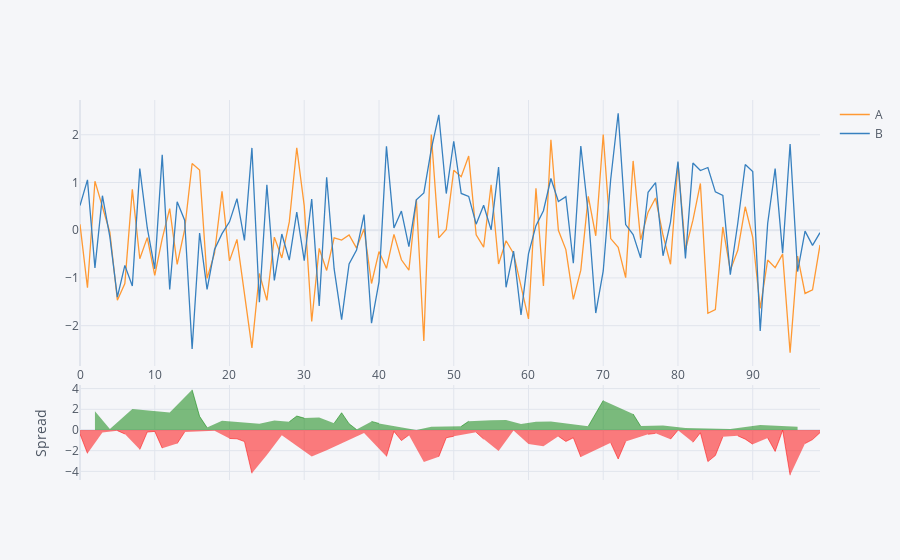

The notebook cell saved with this chart:
### Code cell
# pd.np was removed in pandas 2.0 (it used to be a shortcut to numpy)
# Monkey-patch pd.np back into pandas before using cufflinks 
pd.np = np 
df[['A', 'B']].iplot(kind='spread')

### Figure 1 — Plotly figure (JSON) as saved in the notebook; plotly's stock layout.template omitted (floating-point values rounded to 4 significant figures)
{"data": [{"line": {"color": "rgba(255, 153, 51, 1.0)", "dash": "solid", "shape": "linear", "width": 1.3}, "mode": "lines", "name": "A", "text": "", "type": "scatter", "x": [0, 1, 2, 3, 4, 5, 6, 7, 8, 9, 10, 11, 12, 13, 14, 15, 16, 17, 18, 19, 20, 21, 22, 23, 24, 25, 26, 27, 28, 29, 30, 31, 32, 33, 34, 35, 36, 37, 38, 39, 40, 41, 42, 43, 44, 45, 46, 47, 48, 49, 50, 51, 52, 53, 54, 55, 56, 57, 58, 59, 60, 61, 62, 63, 64, 65, 66, 67, 68, 69, 70, 71, 72, 73, 74, 75, 76, 77, 78, 79, 80, 81, 82, 83, 84, 85, 86, 87, 88, 89, 90, 91, 92, 93, 94, 95, 96, 97, 98, 99], "y": [0.1233, -1.205, 1.028, 0.4901, -0.04665, -1.465, -1.118, 0.8562, -0.5981, -0.1545, -0.944, -0.1764, 0.4536, -0.7154, 0.01131, 1.399, 1.262, -1.008, -0.4818, 0.8171, -0.6421, -0.193, -1.333, -2.465, -0.906, -1.471, -0.1439, -0.5801, 0.1737, 1.729, 0.5109, -1.913, -0.3812, -0.8431, -0.1588, -0.2055, -0.09721, -0.3738, 0.02755, -1.116, -0.4466, -0.7977, -0.08717, -0.6195, -0.836, 0.6433, -2.321, 2.004, -0.1614, 0.01837, 1.257, 1.121, 1.556, -0.0963, -0.3534, 0.9535, -0.7088, -0.2207, -0.4856, -1.195, -1.858, 0.88, -1.166, 1.896, -0.002446, -0.4062, -1.45, -0.8363, 0.7099, -0.1167, 2.004, -0.1754, -0.3565, -0.9924, 1.452, -0.2007, 0.3783, 0.6755, -0.1058, -0.7122, 1.413, -0.4086, 0.2107, 0.9808, -1.741, -1.665, 0.0686, -0.8412, -0.4207, 0.4916, -0.147, -1.636, -0.6248, -0.7843, -0.5007, -2.566, -0.5415, -1.325, -1.247, -0.3089]}, {"line": {"color": "rgba(55, 128, 191, 1.0)", "dash": "solid", "shape": "linear", "width": 1.3}, "mode": "lines", "name": "B", "text": "", "type": "scatter", "x": [0, 1, 2, 3, 4, 5, 6, 7, 8, 9, 10, 11, 12, 13, 14, 15, 16, 17, 18, 19, 20, 21, 22, 23, 24, 25, 26, 27, 28, 29, 30, 31, 32, 33, 34, 35, 36, 37, 38, 39, 40, 41, 42, 43, 44, 45, 46, 47, 48, 49, 50, 51, 52, 53, 54, 55, 56, 57, 58, 59, 60, 61, 62, 63, 64, 65, 66, 67, 68, 69, 70, 71, 72, 73, 74, 75, 76, 77, 78, 79, 80, 81, 82, 83, 84, 85, 86, 87, 88, 89, 90, 91, 92, 93, 94, 95, 96, 97, 98, 99], "y": [0.5189, 1.055, -0.7895, 0.7235, -0.1456, -1.402, -0.737, -1.168, 1.292, 0.04701, -0.8079, 1.58, -1.242, 0.5972, 0.211, -2.49, -0.05739, -1.237, -0.403, -0.07201, 0.1759, 0.6602, -0.2148, 1.725, -1.507, 0.9516, -1.051, -0.0787, -0.625, 0.3805, -0.6363, 0.6546, -1.585, 1.11, -0.8115, -1.872, -0.7042, -0.4149, 0.3283, -1.947, -1.082, 1.758, 0.04871, 0.4009, -0.3449, 0.6378, 0.7818, 1.701, 2.419, 0.7685, 1.865, 0.7704, 0.7087, 0.127, 0.5237, 0.006394, 1.323, -1.195, -0.4378, -1.776, -0.496, 0.09572, 0.4089, 1.084, 0.602, 0.7029, -0.6929, 1.766, 0.3454, -1.735, -0.8527, 1.067, 2.45, 0.1192, -0.09288, -0.5797, 0.7964, 0.9994, -0.535, 0.1711, 1.44, -0.5901, 1.407, 1.251, 1.314, 0.8031, 0.7288, -0.93, 0.1468, 1.376, 1.228, -2.112, 0.1408, 1.291, -0.479, 1.807, -0.8659, -0.0178, -0.3166, -0.05077]}, {"connectgaps": false, "fill": "tozeroy", "line": {"color": "green", "dash": "solid", "shape": "linear", "width": 0.5}, "mode": "lines", "name": "Spread", "showlegend": false, "type": "scatter", "x": [0, 1, 2, 3, 4, 5, 6, 7, 8, 9, 10, 11, 12, 13, 14, 15, 16, 17, 18, 19, 20, 21, 22, 23, 24, 25, 26, 27, 28, 29, 30, 31, 32, 33, 34, 35, 36, 37, 38, 39, 40, 41, 42, 43, 44, 45, 46, 47, 48, 49, 50, 51, 52, 53, 54, 55, 56, 57, 58, 59, 60, 61, 62, 63, 64, 65, 66, 67, 68, 69, 70, 71, 72, 73, 74, 75, 76, 77, 78, 79, 80, 81, 82, 83, 84, 85, 86, 87, 88, 89, 90, 91, 92, 93, 94, 95, 96, 97, 98, 99], "xaxis": "x2", "y": ["", "", 1.817, "", 0.09898, "", "", 2.024, "", "", "", "", 1.696, "", "", 3.889, 1.319, 0.2293, "", 0.8891, "", "", "", "", 0.6011, "", 0.9068, "", 0.7987, 1.348, 1.147, "", 1.204, "", 0.6527, 1.667, 0.607, 0.04115, "", 0.8307, 0.6351, "", "", "", "", 0.005478, "", 0.3022, "", "", "", 0.3509, 0.847, "", "", 0.9471, "", 0.9746, "", 0.5812, "", 0.7843, "", 0.8122, "", "", "", "", 0.3645, 1.619, 2.857, "", "", "", 1.545, 0.379, "", "", 0.4292, "", "", 0.1815, "", "", "", "", "", 0.08871, "", "", "", 0.4767, "", "", "", "", 0.3244, "", "", ""], "yaxis": "y2"}, {"connectgaps": false, "fill": "tozeroy", "line": {"color": "red", "dash": "solid", "shape": "linear", "width": 0.5}, "mode": "lines", "name": "Spread", "showlegend": false, "type": "scatter", "x": [0, 1, 2, 3, 4, 5, 6, 7, 8, 9, 10, 11, 12, 13, 14, 15, 16, 17, 18, 19, 20, 21, 22, 23, 24, 25, 26, 27, 28, 29, 30, 31, 32, 33, 34, 35, 36, 37, 38, 39, 40, 41, 42, 43, 44, 45, 46, 47, 48, 49, 50, 51, 52, 53, 54, 55, 56, 57, 58, 59, 60, 61, 62, 63, 64, 65, 66, 67, 68, 69, 70, 71, 72, 73, 74, 75, 76, 77, 78, 79, 80, 81, 82, 83, 84, 85, 86, 87, 88, 89, 90, 91, 92, 93, 94, 95, 96, 97, 98, 99], "xaxis": "x2", "y": [-0.3956, -2.26, "", -0.2334, "", -0.06331, -0.3812, "", -1.89, -0.2015, -0.1361, -1.756, "", -1.313, -0.1997, "", "", "", -0.07887, "", -0.818, -0.8532, -1.118, -4.19, "", -2.423, "", -0.5014, "", "", "", -2.568, "", -1.953, "", "", "", "", -0.3007, "", "", -2.556, -0.1359, -1.02, -0.4911, "", -3.103, "", -2.581, -0.7501, -0.6079, "", "", -0.2233, -0.8771, "", -2.032, "", -0.04772, "", -1.362, "", -1.574, "", -0.6045, -1.109, -0.7567, -2.602, "", "", "", -1.243, -2.807, -1.112, "", "", -0.4181, -0.3239, "", -0.8834, -0.0276, "", -1.196, -0.2698, -3.055, -2.468, -0.6602, "", -0.5675, -0.884, -1.375, "", -0.7656, -2.075, -0.0217, -4.374, "", -1.307, -0.9308, -0.2581], "yaxis": "y2"}], "layout": {"hovermode": "x", "legend": {"bgcolor": "#F5F6F9", "font": {"color": "#4D5663"}}, "paper_bgcolor": "#F5F6F9", "plot_bgcolor": "#F5F6F9", "title": {"font": {"color": "#4D5663"}}, "xaxis": {"gridcolor": "#E1E5ED", "showgrid": true, "tickfont": {"color": "#4D5663"}, "title": {"font": {"color": "#4D5663"}, "text": ""}, "zerolinecolor": "#E1E5ED"}, "xaxis2": {"anchor": "y2", "gridcolor": "#E1E5ED", "showgrid": true, "showticklabels": false, "tickfont": {"color": "#4D5663"}, "title": {"font": {"color": "#4D5663"}, "text": ""}, "zerolinecolor": "#E1E5ED"}, "yaxis": {"domain": [0.3, 1], "gridcolor": "#E1E5ED", "showgrid": true, "tickfont": {"color": "#4D5663"}, "title": {"font": {"color": "#4D5663"}, "text": ""}, "zerolinecolor": "#E1E5ED"}, "yaxis2": {"domain": [0, 0.25], "gridcolor": "#E1E5ED", "showgrid": true, "tickfont": {"color": "#4D5663"}, "title": {"font": {"color": "#4D5663"}, "text": "Spread"}, "zerolinecolor": "#E1E5ED"}}}
